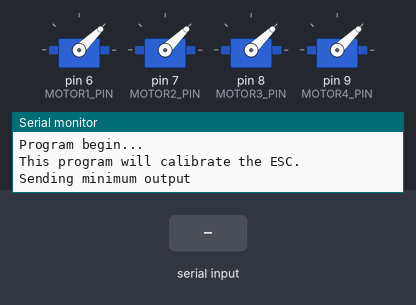
The sketch below on a simulated Arduino Uno, built with avr-gcc and run on an emulated ATmega328P. On the bench: 4 × servo, the last lines printed to the serial monitor. Inputs (shaded band) come from the test bench.

Above: at 1.2 s.
1.3 s: "1" received over Serial
At 2.5 s:
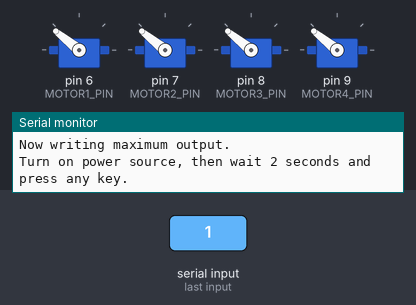
2.8 s: "0" received over Serial
At 3.6 s:
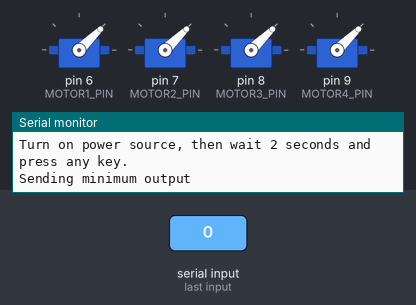
4.3 s: "2" received over Serial
At 4.8 s:
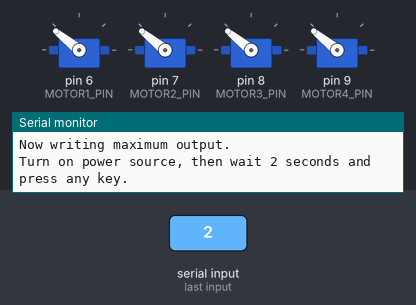
Timing chart, 0 to 7.3 s (numbered marks = the images above; inputs shaded):
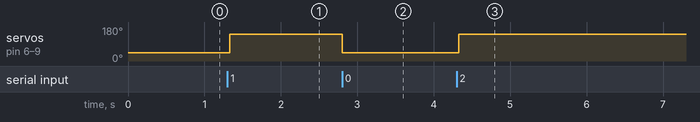

The sketch:

calibration.ino
```cpp
#include <Servo.h>

#define MAX_SIGNAL 2000
#define MIN_SIGNAL 1000
#define MOTOR1_PIN 6
#define MOTOR2_PIN 7
#define MOTOR3_PIN 8
#define MOTOR4_PIN 9

Servo motor1;
Servo motor2;
Servo motor3;
Servo motor4;

byte byteRead;

void setup() {
  Serial.begin(9600);
  Serial.println("Program begin...");
  Serial.println("This program will calibrate the ESC.");
  motor1.attach(MOTOR1_PIN);
  motor2.attach(MOTOR2_PIN);
  motor3.attach(MOTOR3_PIN);
  motor4.attach(MOTOR4_PIN);

}

void loop() {

    // Send min output
  Serial.println("Sending minimum output");
  motor1.writeMicroseconds(MIN_SIGNAL);
  motor2.writeMicroseconds(MIN_SIGNAL);
  motor3.writeMicroseconds(MIN_SIGNAL);
  motor4.writeMicroseconds(MIN_SIGNAL);

  // Wait for input
  while (!Serial.available());
  Serial.read();

  Serial.println("Now writing maximum output.");
  Serial.println("Turn on power source, then wait 2 seconds and press any key.");
  motor1.writeMicroseconds(MAX_SIGNAL);
  motor2.writeMicroseconds(MAX_SIGNAL);
  motor3.writeMicroseconds(MAX_SIGNAL);
  motor4.writeMicroseconds(MAX_SIGNAL);

  while (!Serial.available());
  Serial.read();
}
```

Measured:
- after the input at 1.3 s, servo on pin 6 (MOTOR1_PIN), servo on pin 7 (MOTOR2_PIN), servo on pin 8 (MOTOR3_PIN), servo on pin 9 (MOTOR4_PIN): 44° → 141° at once
- after the input at 2.8 s, servo on pin 6 (MOTOR1_PIN), servo on pin 7 (MOTOR2_PIN), servo on pin 8 (MOTOR3_PIN), servo on pin 9 (MOTOR4_PIN): 141° → 44° at once
- after the input at 4.3 s, servo on pin 6 (MOTOR1_PIN), servo on pin 7 (MOTOR2_PIN), servo on pin 8 (MOTOR3_PIN), servo on pin 9 (MOTOR4_PIN): 44° → 141° at once
